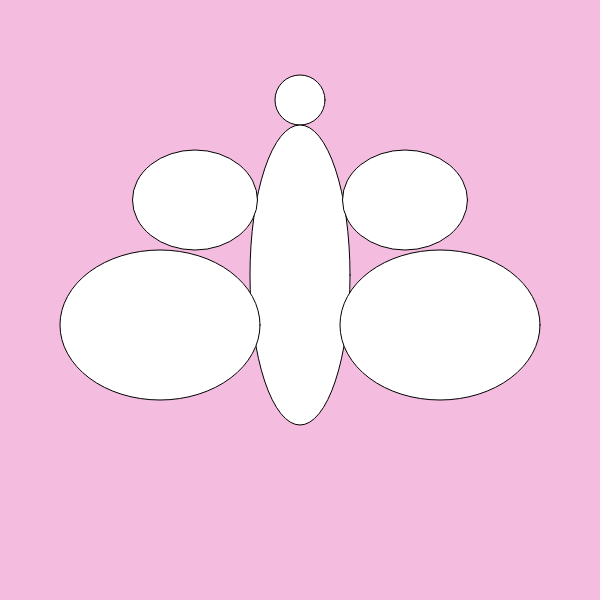
Frame 1 (no input)
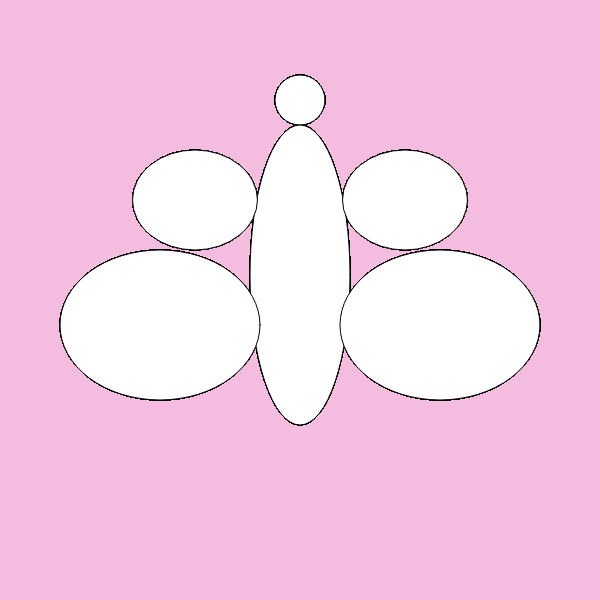
Frame 60 (no input)
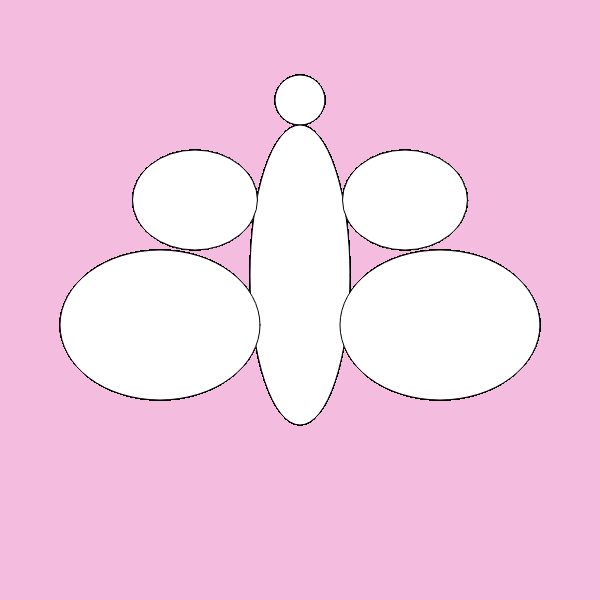
Frame 120 (the mouse pressed at the canvas centre since frame 60)

The p5.js sketch that drew these frames (run headless with seeded random() and noise() and a simulated clock; from frame 60 on, the mouse is pressed at the canvas centre):

// p5.js sketch
// ── sketch.js
function setup() {
createCanvas (600,600);
background (244,188,222);

console.log("width:" + width + " " + "height" + height)
}

function draw() {
  ellipse(300,100,50,50)
  ellipse(300,275,100,300)
  ellipse(405,200,125,100)
  ellipse(440,325,200,150)
  ellipse(195,200,125,100)
  ellipse(160,325,200,150)
  
 
  
}
